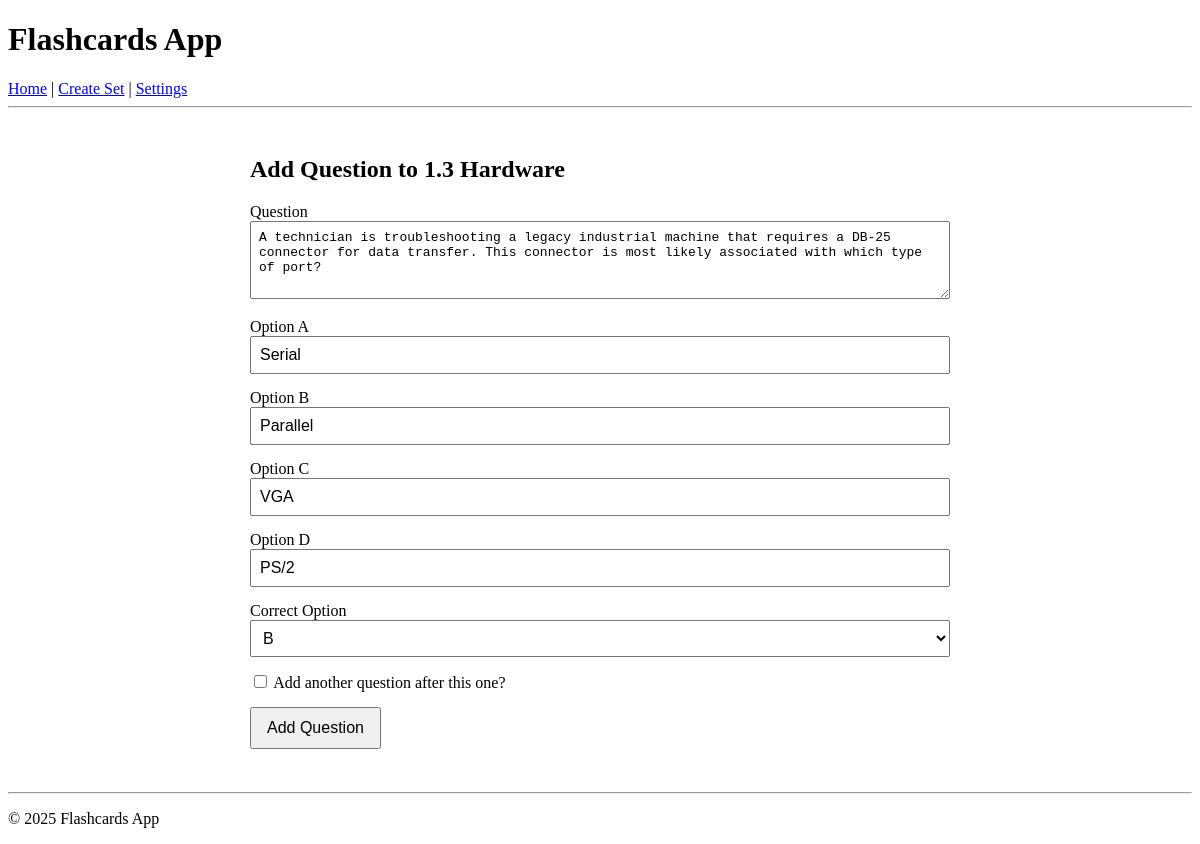
The page /question/5/edit on the database its author committed.
### models.py (models this page shows)
class FlashcardSet(db.Model):
    id = db.Column(db.Integer, primary_key=True)
    title = db.Column(db.String(100), nullable=False)
    questions = db.relationship('Question', backref='set', cascade="all, delete-orphan")

class Question(db.Model):
    id = db.Column(db.Integer, primary_key=True)
    set_id = db.Column(db.Integer, db.ForeignKey('flashcard_set.id'), nullable=False)
    question_text = db.Column(db.String(200), nullable=False)
    option_a = db.Column(db.String(100), nullable=False)
    option_b = db.Column(db.String(100), nullable=False)
    option_c = db.Column(db.String(100), nullable=False)
    option_d = db.Column(db.String(100), nullable=False)
    correct_option = db.Column(db.String(1), nullable=False)  # 'A', 'B', 'C', 'D'

### app.py (the view, shortened to what this page needs)
@app.route('/question/<int:question_id>/edit', methods=['GET','POST'])
def edit_question(question_id):
    question = Question.query.get_or_404(question_id)
    form = QuestionForm(obj=question)
    return render_template('add_question.html', form=form, set=question.set, edit=True)

### forms.py
class QuestionForm(FlaskForm):
    question_text = TextAreaField('Question', validators=[DataRequired()])
    option_a = StringField('Option A', validators=[DataRequired()])
    option_b = StringField('Option B', validators=[DataRequired()])
    option_c = StringField('Option C', validators=[DataRequired()])
    option_d = StringField('Option D', validators=[DataRequired()])
    correct_option = SelectField('Correct Option', choices=[('A','A'),('B','B'),('C','C'),('D','D')], validators=[DataRequired()])
    continue_adding = BooleanField('Add another question after this one?')
    submit = SubmitField('Add Question')

### templates/add_question.html (shortened to what this page needs)
{% extends 'base.html' %}
{% block content %}
<h2>Add Question to {{ set.title }}</h2>
<form method="POST" class="question-form">
    <div class="form-group">
        {{ form.question_text.label }}
        {{ form.question_text(rows=4, class="form-control") }}
    </div>
    <div class="form-group">
        {{ form.option_a.label }}
        {{ form.option_a(class="form-control") }}
    </div>
    <div class="form-group">
        {{ form.option_b.label }}
        {{ form.option_b(class="form-control") }}
    </div>
    <div class="form-group">
        {{ form.option_c.label }}
        {{ form.option_c(class="form-control") }}
    </div>
    <div class="form-group">
        {{ form.option_d.label }}
        {{ form.option_d(class="form-control") }}
    </div>
    <div class="form-group">
        {{ form.correct_option.label }}
        {{ form.correct_option(class="form-control") }}
    </div>
    <div class="form-group">
        {{ form.continue_adding() }}
        {{ form.continue_adding.label }}
    </div>
    <div class="form-group">
        {{ form.submit(class="btn btn-primary") }}
    </div>
</form>
{% endblock %}

### static/style.css (style rules this page uses)
h2 { margin-bottom: 20px; }
.form-group { margin-bottom: 15px; }
input[type="text"], textarea, select { width: 100%; padding: 8px; font-size: 1em; box-sizing: border-box; }
button, input[type="submit"] { padding: 10px 15px; font-size: 1em; cursor: pointer; }

### rows shown on the page
FlashcardSet: title "1.3 Hardware"
Question: question_text "A technician is troubleshooting a legacy industrial machine that requires a DB-25 connector for data transfer. This connector is most likely associated with which type of port?", option_a "Serial", option_b "Parallel", option_c "VGA", option_d "PS/2", correct_option "B"
